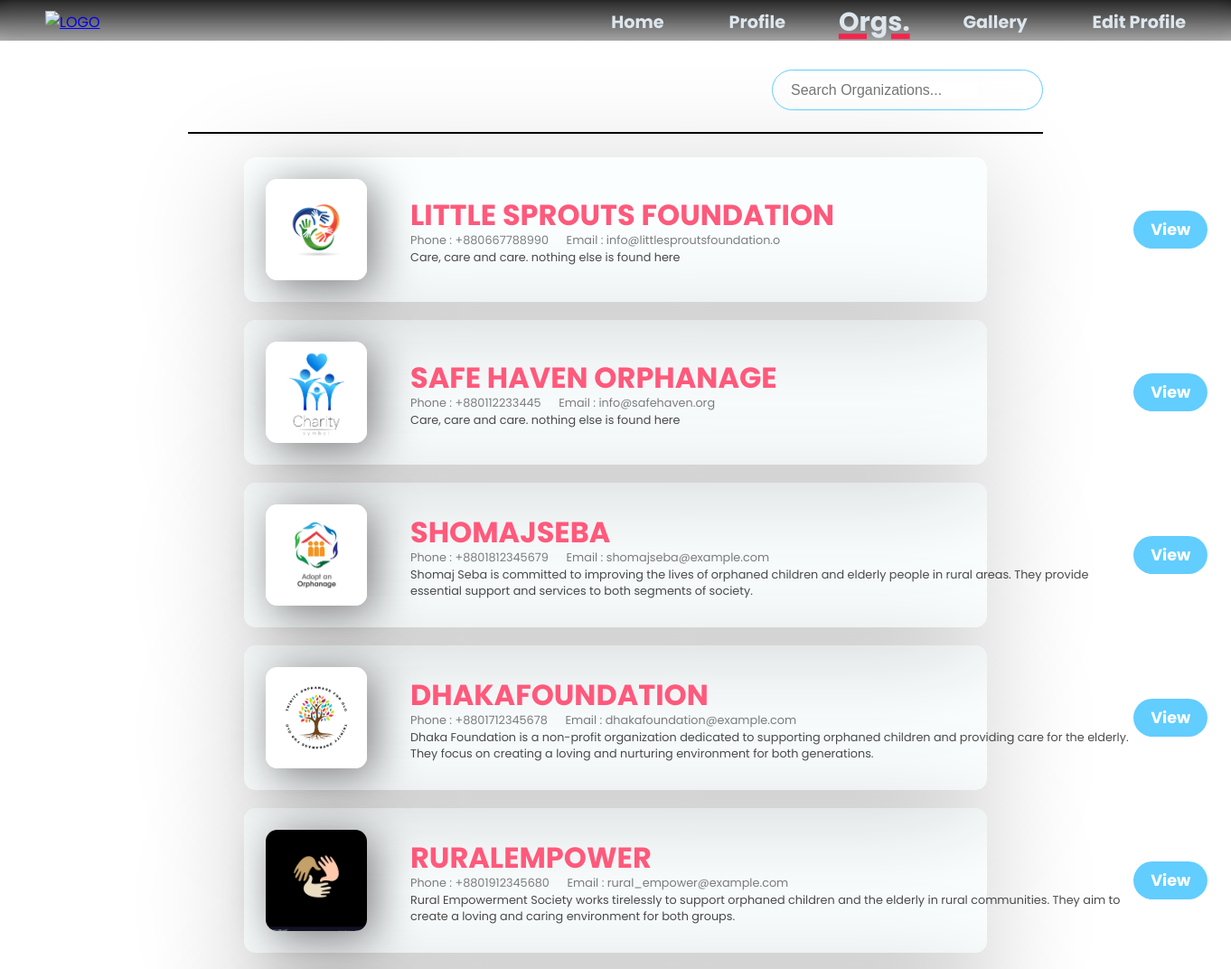
Before: /Root/Org_Page/O_ORG.php (signed in, upper part) with the older database file.
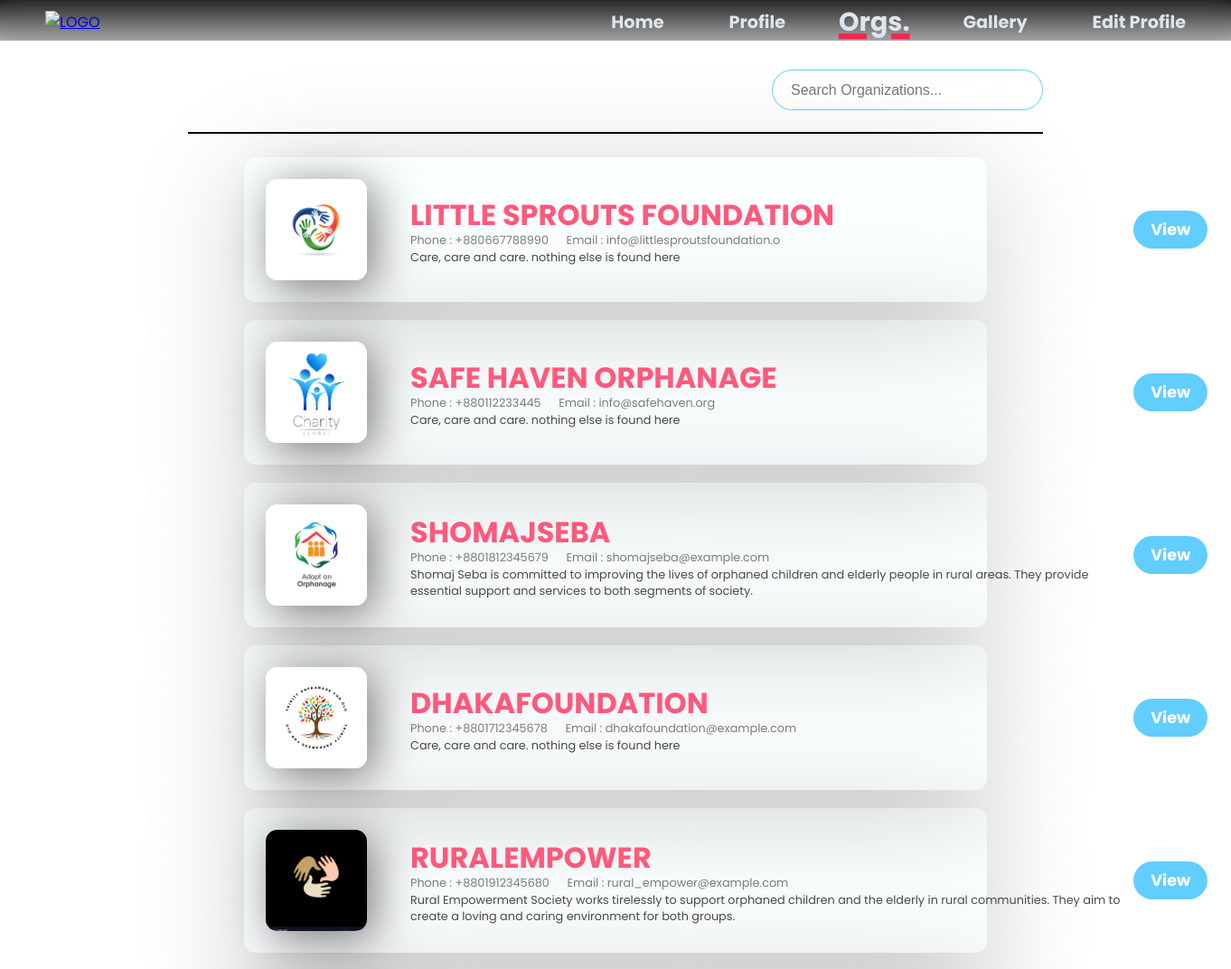
After: the same page with the newer database file.
### tables this page shows
CREATE TABLE `org_list` (
  `org_id` int(11) NOT NULL,
  `org_name` varchar(30) DEFAULT NULL,
  `acc_id` int(11) NOT NULL,
  `org_description` text DEFAULT NULL,
  `org_email` varchar(30) DEFAULT NULL,
  `org_phone` varchar(20) DEFAULT NULL,
  `org_website` varchar(30) DEFAULT NULL,
  `org_logo` varchar(255) DEFAULT NULL,
  `established` date DEFAULT NULL,
  `org_location` varchar(30) DEFAULT NULL,
  `org_vision` varchar(30) DEFAULT NULL,
  `org_reviews` decimal(2,2) DEFAULT NULL
);

### Root/Org_Page/ORG_BE.php (the view, shortened to what this page needs)
<?php
    include('/xampp/htdocs/DBMS_Project_Organized_One/Includes/db_con.php');
    $role = $_SESSION['role'];
    $acc_id = $_SESSION['acc_id'];
    $query = "SELECT * FROM org_list WHERE acc_id != $acc_id";
    $result = mysqli_query($con, $query);
    if (mysqli_num_rows($result) > 0) {
        while ($row = mysqli_fetch_assoc($result)) {
            echo '<div class="blog-post">';
            echo '<div class="x">';
            echo '<div class="blog-post_img"><img src="..//..//Dashboards/Own-Profiles/Org/' . $row['org_logo'] . '" alt=""></div>';
            echo '<div class="blog-post_info">';
            echo '<h1 class="blog-post_title">' . $row['org_name'] . '</h1>';
            echo '<div class="blog-post_date">';
            echo '<span>Phone : ' . $row['org_phone'] . '</span>';
            echo '<span> &emsp; Email : ' . $row['org_email'] . '</span>';
            echo '</div>';
            echo '<p class="blog-post_content">' . $row['org_description'] . '</p>';
            echo '</div>';
            echo '</div>';
            echo '<div class="info">';
            if ( $role == 'org' ) {
                echo '<a href="/Root/Org_Page/O_VIEW_ORG.php?org_id=' . $row['org_id'] . '"  class="blog-post_cta" > View </a>';
            } else if ( $role == 'admin' ) {
                echo '<a href="/Root/Org_Page/O_VIEW_ORG.php?org_id=' . $row['org_id'] . '"  class="blog-post_cta" > View </a>';
            } else {
                echo '<a href="/Root/Org_Page/U_VIEW_ORG.php?org_id=' . $row['org_id'] . '"  class="blog-post_cta" > View </a>';
                echo '<a href="/Root/D & A/Donations/U_DONATION_DASH.php?org_id=' . $row['org_id'] . '" class="blog-post_cta" > Donate </a>';
            }
            echo '</div>';
            echo '</div>';
        }
    } else {
        echo 'No blog posts found.';
    }
?>

Changed rows visible on the page:
changed org_list "DHAKAFOUNDATION": org_description "Dhaka Foundation is a non-profit organization dedicated to supporting orphaned children and providing care for the elderly. They focus on creating a loving and nurturing environment for both generations." → "Care, care and care. nothing else is found here"
